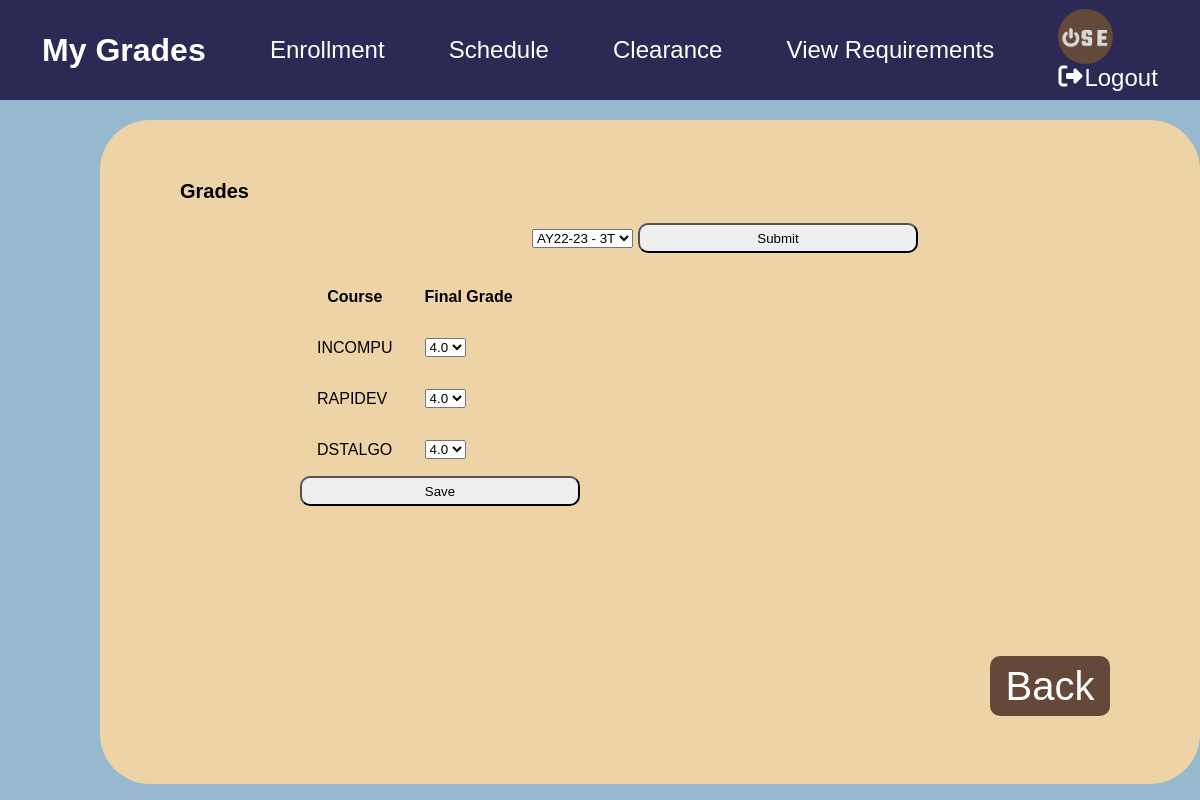
/grade_edit.php?term=AY22-23 - 3T (signed in), run on the app's committed database.
### tables this page shows
CREATE TABLE `grades` (
  `grades_id` int(11) NOT NULL,
  `course` varchar(10) NOT NULL,
  `units` decimal(2,1) NOT NULL,
  `section` varchar(10) NOT NULL,
  `faculty` varchar(50) NOT NULL,
  `final_grade` varchar(5) DEFAULT NULL,
  `user_id` int(11) DEFAULT NULL,
  `term` varchar(15) DEFAULT NULL
);

### grade_edit.php (the view, shortened to what this page needs)
<?php
require_once('config.php');
?>
<!DOCTYPE html>
<html lang="en">
  <head>
    <link rel="stylesheet" href="style.css" />
    <link rel="stylesheet" href="https://cdnjs.cloudflare.com/ajax/libs/font-awesome/6.3.0/css/all.min.css" />
  </head>
  <body>
    <div class="homepage">
      <h1>My Grades</h1>
      <a onclick="enrollmentmessage()" href="http://apps.benilde.edu.ph/sis/" target="_blank" class="link-cont"><span>Enrollment</span></a>
      <a href="schedule-viewing.php" class="link-cont"><span>Schedule</span></a>
      <a onclick="clearancemessage()" href="http://apps.benilde.edu.ph/sis/" target="_blank" class="link-cont"><span>Clearance</span></a>
      <a href="requirement-viewing.php" class="link-cont"><span>View Requirements</span></a>
      <div class="logo">
      <div class="logout"><a href="homepage.php"><img src="OSE logo.jpg"></a></div>
        <a href="process.php?type=logout"><span class="logout"><i class="fa-solid fa-right-from-bracket"></i>Logout</span></a>
          </div>
        </div>
    <div class="main">
      <h2>Grades</h2>
      <?php
        $sql_term = "SELECT DISTINCT term FROM grades WHERE user_id = '" . $_SESSION['user_id'] . "'";
        $terms = $con -> query($sql_term);
      ?>
      <form action="grade_edit.php">
          <select name="term">
            <?php
              while ($term = mysqli_fetch_array($terms, MYSQLI_ASSOC)):;
            ?>
            <option value="<?php echo $term['term'];?>"<?php echo $_GET['term']==$term['term']?'selected':'';?>>
              <?php echo $term['term']; ?>
            </option>
            <?php endwhile; ?>
          </select>
          <input type="submit" name="Filter">
        </form>
      <form action="grade_edit_sql.php" method="post">
        <table>
            <tr>
              <th>Course</th>
              <th>Final Grade</th>
            </tr>
            <?php
            $sql = "SELECT grades_id, course FROM grades WHERE user_id = '".$_SESSION['user_id']."' AND term = '".$_GET['term']."'";
            $result = $con -> query($sql);
            if ($result -> num_rows > 0) {
              while ($row = $result -> fetch_assoc()) {
                echo "
                <tr>
                  <td>
                    ". $row["course"] ."
                  </td>
                  <td>
                    <select name='grade[]'>
                        <option value='4.0'>4.0</option>
                        <option value='3.5'>3.5</option>
                        <option value='3.0'>3.0</option>
                        <option value='2.5'>2.5</option>
                        <option value='2.0'>2.0</option>
                        <option value='1.5'>1.5</option>
                        <option value='1.0'>1.0</option>
                        <option value='R'>R</option>
                    </select>
                  </td>
                </tr>";
              }
              echo "</table>";
            } else {
              echo "Empty table";
            }
            ?>
        <div style="display: flex; justify-content: flex-start;">
            <input type="submit" value="Save" name="save_select">
        </div>
        <a href="grades.php"><button type="button">Back</a></button>
    </form>
    </div>
  </body>
</html>

### style.css (style rules this page uses)
body { background-color: #96b9d0; margin: 0; font-family: arial; }
.homepage { display: flex; align-items: center; justify-content: space-around; height: 80px; background-color: #2c2a54; font-family: arial; padding: 10px; color: #fff; }
.homepage a { color: #fff; text-decoration: none; font-size: 24px; font-family: arial; }
.homepage img { border-radius: 100px; width: 55px; height: 55px; }
.main { margin-top: 20px; margin-bottom: 20px; background-color: #edd3a5; border-radius: 50px; width: 1000px; margin-left: 100px; padding: 50px; }
input { width: 280px; height: 30px; border-radius: 10px; padding: 5px; }
.logout { display: flex; gap: 2px; }

### grade_edit.php (style rules this page uses)
h2 { margin-top: 10px; margin-left: 30px; margin-bottom: 20px; border-top: 5px; font-family: arial; font-size: 20px; }
button { background-color: #64483A; width: 120px; height: 60px; border-radius: 10px; border-width: 0px; font-size: 40px; color: white; margin-top: 150px; margin-left: 650px; }
form { text-align: center; font-size: large; font-family: arial; font-weight: bold; margin-left: 150px; }
th, td { padding: 15px; }
a { color: white; text-decoration: none; }

### data on the page
grades: course "INCOMPU"
grades: course "RAPIDEV"
grades: course "DSTALGO"

### other printed values
form field term "AY22-23 - 3T"
